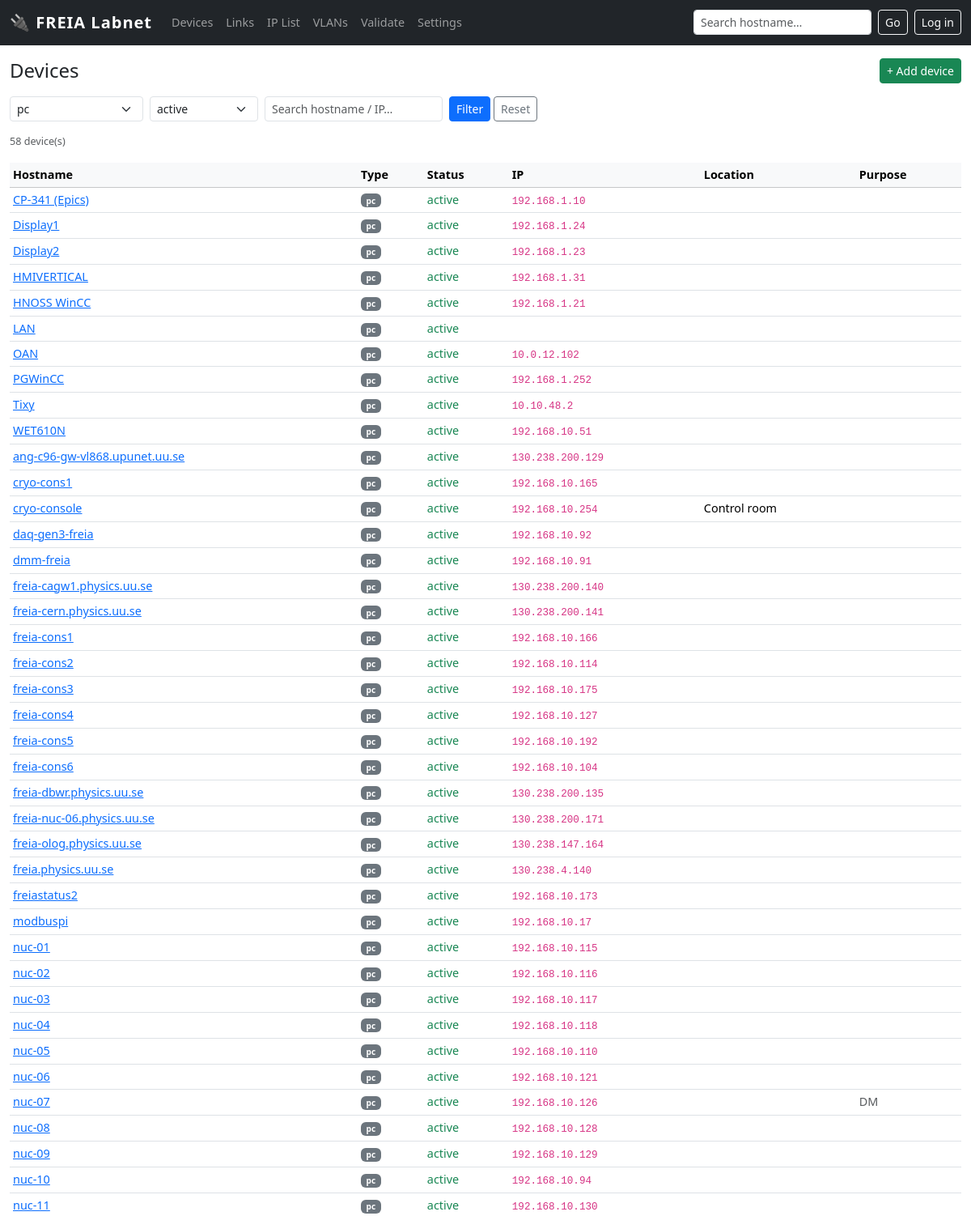
The page /devices?kind=pc (upper part) on the database as committed earlier.
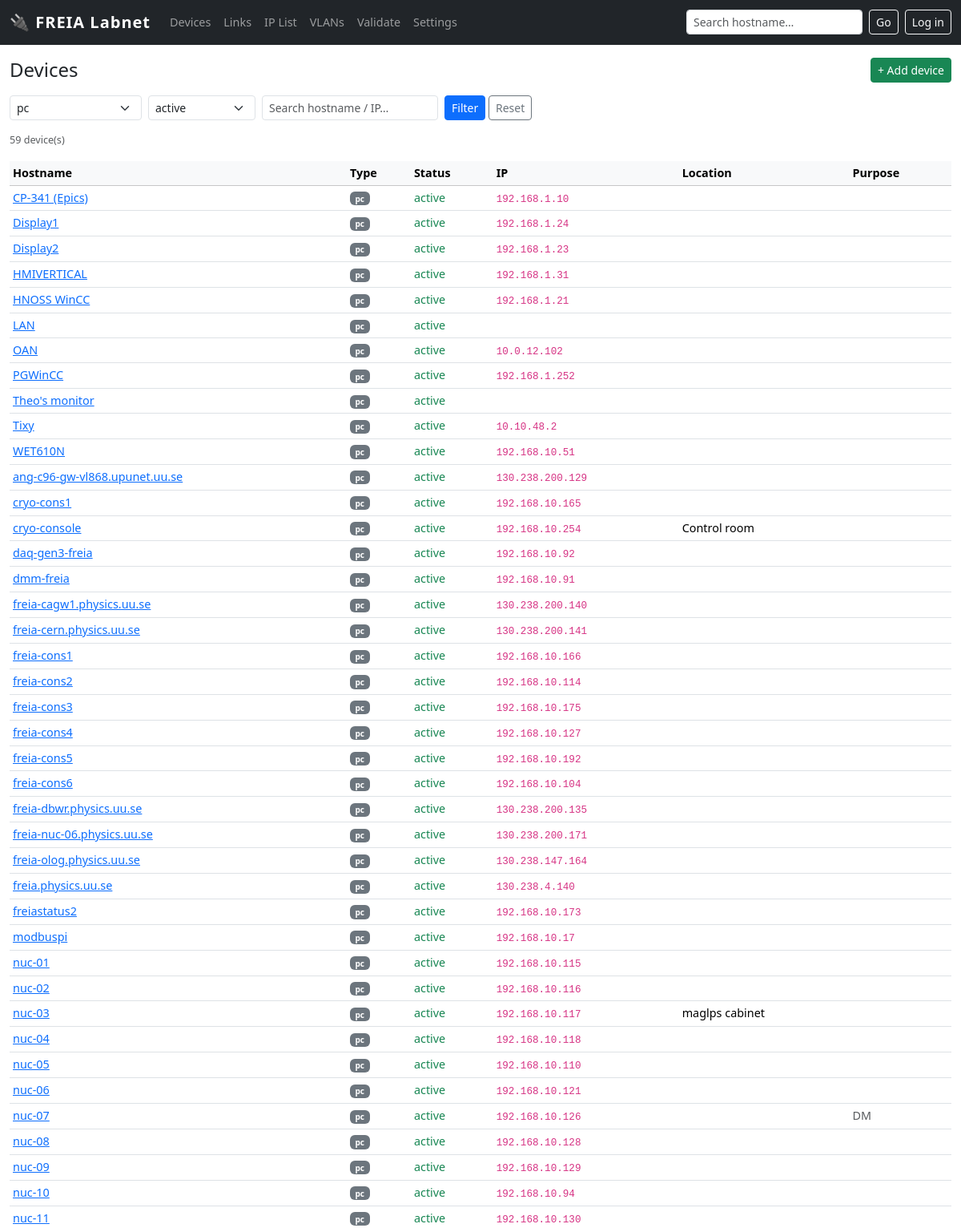
The same page on the database as committed later.
### tables this page shows
CREATE TABLE "device" (
    id INTEGER PRIMARY KEY,
    hostname TEXT UNIQUE,
    kind TEXT NOT NULL,
    vendor_model TEXT,
    os TEXT,
    serial TEXT,
    location_id INTEGER REFERENCES location(id),
    owner TEXT,
    purpose TEXT,
    status TEXT NOT NULL DEFAULT 'active' CHECK(status IN (
        'active','spare','loan','disconnected','retired','planned'
    )),
    notes TEXT,
    vm_host_id INTEGER REFERENCES device(id)
);

CREATE TABLE location (
    id INTEGER PRIMARY KEY,
    name TEXT UNIQUE NOT NULL,          -- 'Control room', 'FREIA hall', 'Room 30107'
    building TEXT,
    rack TEXT,
    notes TEXT
);

### app.py (the view)
@app.route('/devices')
def devices():
    kind   = request.args.get('kind', '')
    status = request.args.get('status', 'active')
    q      = request.args.get('q', '').strip()
    sql = """
        SELECT d.id, d.hostname, d.kind, d.status, d.purpose,
               l.name as location,
               (SELECT i.ip FROM iface i WHERE i.device_id=d.id AND i.ip IS NOT NULL AND i.ip != ''
                ORDER BY i.kind='nic' DESC, i.id LIMIT 1) as ip
        FROM device d LEFT JOIN location l ON l.id = d.location_id
        WHERE 1=1
    """
    args = []
    if kind:
        sql += " AND d.kind = ?"; args.append(kind)
    if status:
        sql += " AND d.status = ?"; args.append(status)
    if q:
        sql += """ AND (d.hostname LIKE ? OR d.purpose LIKE ? OR d.notes LIKE ?
                       OR EXISTS (SELECT 1 FROM iface WHERE device_id=d.id AND ip LIKE ?)
                       OR EXISTS (SELECT 1 FROM iface WHERE device_id=d.id AND mac LIKE ?))"""
        args += [f'%{q}%', f'%{q}%', f'%{q}%', f'%{q}%', f'%{q}%']
    sql += " ORDER BY d.hostname"
    devs = query(sql, args)
    return render_template('devices.html', devices=devs,
        kinds=device_kinds(), statuses=device_statuses(),
        sel_kind=kind, sel_status=status, q=q)

### app.py (called while the page is built)
@app.before_request
def _require_login_for_writes():
    if not _AUTH_HASH:
        return                            # no password set → open (dev mode)
    if request.endpoint in ('login', 'logout', 'static'):
        return
    if request.method == 'POST' and not current_user.is_authenticated:
        flash('Please log in to make changes.', 'warning')
        return redirect(url_for('login'))

def get_enum(category):
    try:
        rows = query("SELECT value FROM enum_value WHERE category=? ORDER BY value", (category,))
        return [r['value'] for r in rows]
    except Exception:
        return []

def device_kinds():    return get_enum('device_kind')

def device_statuses(): return get_enum('device_status')

def get_db():
    db = getattr(g, '_database', None)
    if db is None:
        db = g._database = sqlite3.connect(LABNET_PATH)
        db.row_factory = sqlite3.Row
        db.execute('PRAGMA foreign_keys = ON')
    return db

def query(sql, args=(), one=False):
    cur = get_db().execute(sql, args)
    rv = cur.fetchall()
    return (rv[0] if rv else None) if one else rv

### templates/devices.html (shortened to what this page needs)
{% extends "base.html" %}
{% block content %}
<div class="d-flex justify-content-between align-items-center mb-3">
  <h4 class="mb-0">Devices</h4>
  <button class="btn btn-sm btn-success" type="button"
          data-bs-toggle="collapse" data-bs-target="#add-device-form">
    + Add device
  </button>
</div>
<form class="row g-2 mb-3" method="get">
  <div class="col-auto">
    <select name="kind" class="form-select form-select-sm">
      {% for k in kinds %}
      <option value="{{ k }}" {% if k == sel_kind %}selected{% endif %}>{{ k }}</option>
      {% endfor %}
    </select>
  </div>
  <div class="col-auto">
    <select name="status" class="form-select form-select-sm">
      {% for s in statuses %}
      <option value="{{ s }}" {% if s == sel_status %}selected{% endif %}>{{ s }}</option>
      {% endfor %}
    </select>
  </div>
  <div class="col-auto">
    <input type="text" name="q" class="form-control form-control-sm"
           placeholder="Search hostname / IP…" value="{{ q }}">
  </div>
  <div class="col-auto">
    <button class="btn btn-sm btn-primary" type="submit">Filter</button>
    <a href="/devices" class="btn btn-sm btn-outline-secondary">Reset</a>
  </div>
</form>
<p class="text-muted small">{{ devices|length }} device(s)</p>
<table class="table table-sm table-hover">
  <thead class="table-light">
    <tr>
      <th>Hostname</th><th>Type</th><th>Status</th><th>IP</th><th>Location</th><th>Purpose</th>
    </tr>
  </thead>
  <tbody>
    {% for d in devices %}
    <tr>
      <td><a href="/device/{{ d['id'] }}">{{ d['hostname'] }}</a></td>
      <td><span class="badge bg-secondary kind-badge">{{ d['kind'] }}</span></td>
      <td>
        {% if d['status'] == 'active' %}<span class="text-success">active</span>
        {% elif d['status'] == 'retired' %}<span class="text-muted">retired</span>
        {% elif d['status'] == 'disconnected' %}<span class="text-warning">disconnected</span>
        {% else %}{{ d['status'] }}{% endif %}
      </td>
      <td>{% if d['ip'] %}<code class="small">{{ d['ip'] }}</code>{% endif %}</td>
      <td>{{ d['location'] or '' }}</td>
      <td class="text-muted">{{ d['purpose'] or '' }}</td>
    </tr>
    {% else %}
    <tr><td colspan="6" class="text-center text-muted">No devices found</td></tr>
    {% endfor %}
  </tbody>
</table>
{% endblock %}

Rows that differ between the two databases and show on the page:
added device: hostname "Theo's monitor", kind "pc", status "active"
changed device "nuc-03": name (not shown) → "maglps cabinet"
Other text that changed with them:
{{ devices|length }}: "58" → "59"
